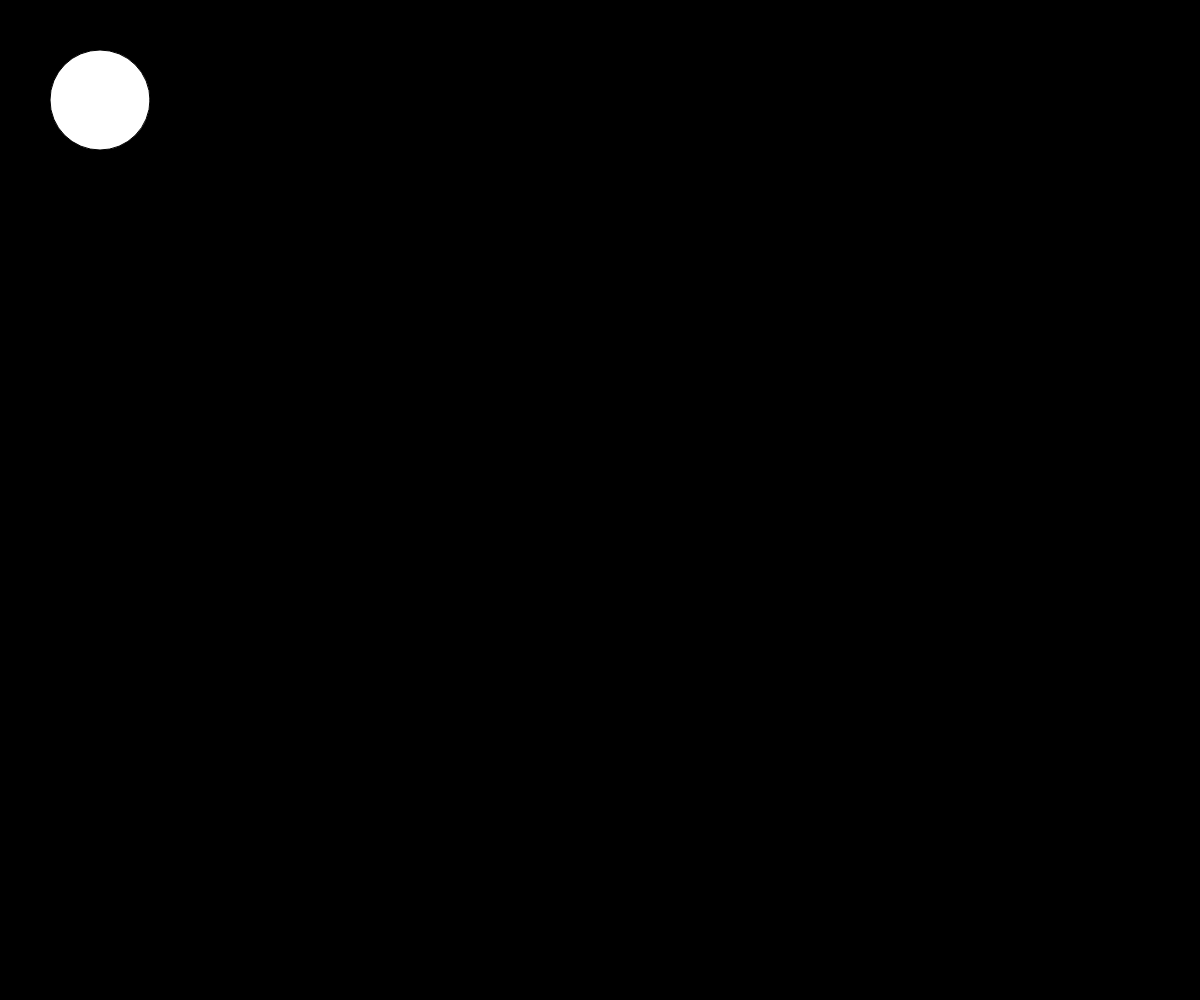
Frame 1 (no input)
Frame 60 (no input): identical to frame 1, image omitted
Frame 120 (the mouse pressed at the canvas centre since frame 60): identical to frame 1, image omitted

The p5.js sketch that drew this single still picture (run headless with seeded random() and noise() and a simulated clock; from frame 60 on, the mouse is pressed at the canvas centre):

// p5.js sketch
// ── sketch.js
var x = 0; 
var y = 0;

var ax = 10;
var ay = 10;


function setup(){
  createCanvas(windowWidth, windowHeight);
}

function draw(){
  background(0);
  ballmove(0);

  //create the ellipse which rotates
  ellipse(rotationX+100, rotationY+100, 100, 100);


}function ballmove(){
  ax = accelerationX+100;
  ay = accelerationY+100;


}
